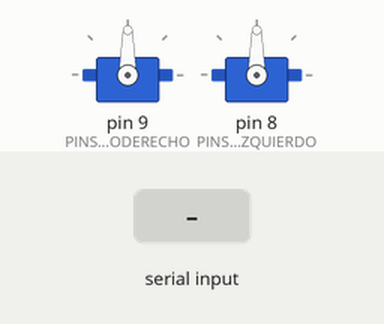
Simulated run of this sketch. Board: Arduino Uno, built with avr-gcc and run on an emulated ATmega328P. Shown: 2 × servo. Inputs (shaded band) come from the test bench.

Above: at 1.2 s.
1.3 s: "w" received over Serial
At 2.4 s:
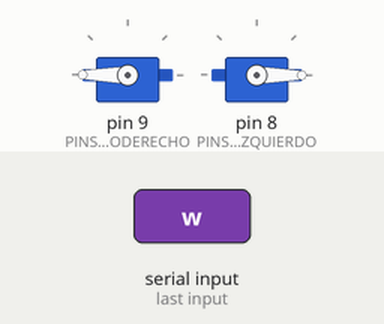
2.8 s: "s" received over the second serial link
At 3.5 s:
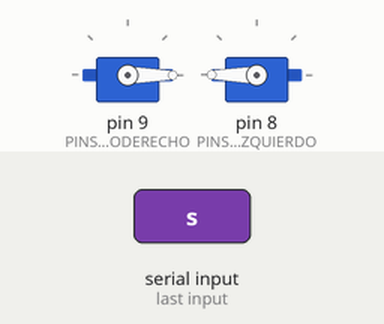
4.3 s: "a" received over Serial
At 4.7 s:
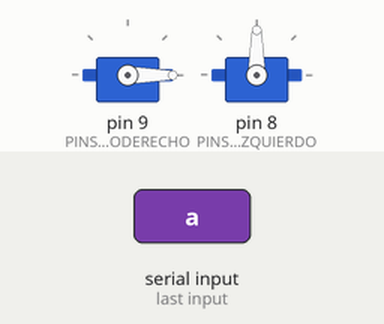
5.8 s: "d" received over the second serial link
At 7.0 s:
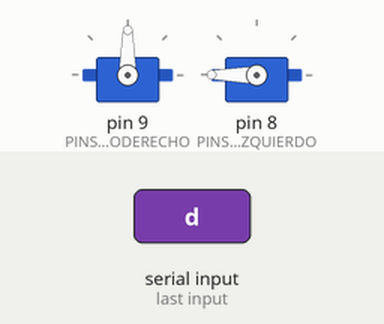
7.3 s: "w" received over the second serial link
At 8.1 s:
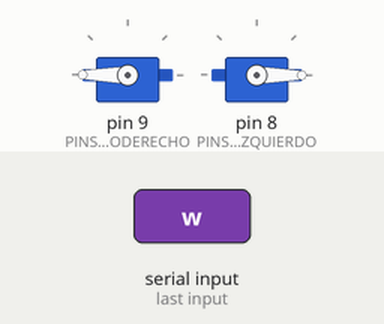
8.8 s: "a" received over the second serial link
At 9.3 s:
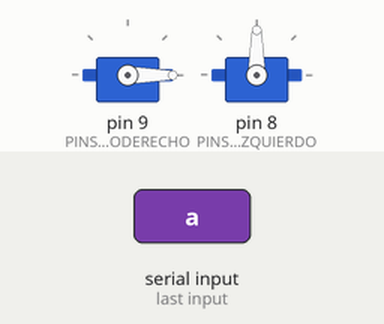
Timing chart, 0 to 11.3 s (numbered marks = the images above; inputs shaded):
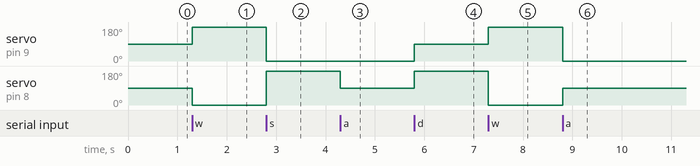

The sketch:

Laboratorio_2.ino
```cpp
//Este laboratorio consiste en la programacion para controlar los servos de forma que se pueda manejar por medio del teclado y el bluetooth.
//Este laboratorio fue elaborado por Johan Alexander Piedrahita y Juan Jose Nontoa.
#include <Servo.h>
#include <SoftwareSerial.h>

#define PINSERVODERECHO 9 //pin del servo derecho como 9
#define PINSERVOIZQUIERDO 8 //pin del servo derecho como 8
#define PinTX_BT 3 //Pin del Tx del Bluetooth
#define PinRX_BT 2 //Pin del Rx del Bluetooth


SoftwareSerial Bt(PinRX_BT, PinTX_BT); //Conexión del Bluetooth al Arduino
Servo ServoDerecho; // Declaración de los Servos
Servo ServoIzquierdo;

char tecla; // Variable que almacena las órdenes del teclado


void setup()
{
 ServoDerecho.attach(PINSERVODERECHO); // Conexión de los Servos al Arduino
 ServoIzquierdo.attach(PINSERVOIZQUIERDO);

 Serial.begin(9600);   // comunicacion de monitor serial a 9600 bps
 Bt.begin(9600);       // Comunicación del Bluetooth a 9600 bps

}

void loop()
{
if (Serial.available()>0) // Lectura del valor del Teclado
{
  tecla = Serial.read();
}
if(Bt.available()>0) // Lectura del valor puesto desde la aplicación
{
tecla=Bt.read();
}
  switch(tecla) // Movimiento según cada caso
  {
    case 'w': // Avanzar
    ServoIzquierdo.write(0);
    ServoDerecho.write(180);
    break;
     case 's': // Retroceder
    ServoIzquierdo.write(180);
    ServoDerecho.write(0);
    break;
    case 'a': // Girar a la izquierda
    ServoIzquierdo.write(90);
    ServoDerecho.write(0);
    break;
    case 'd': // Girar a la Derecha
    ServoIzquierdo.write(180);
    ServoDerecho.write(90);
    break;
    case 'r': // Detenerse
    ServoIzquierdo.write(90);
    ServoDerecho.write(90);
    break;
  }
  }
```

Measured:
- after the input at 1.3 s, servo on pin 9 (PINSERVODERECHO): 90° → 180° at once; servo on pin 8 (PINSERVOIZQUIERDO): 90° → 0° at once
- after the input at 2.8 s, servo on pin 9 (PINSERVODERECHO): 180° → 0° at once; servo on pin 8 (PINSERVOIZQUIERDO): 0° → 180° at once
- after the input at 4.3 s, servo on pin 8 (PINSERVOIZQUIERDO): 180° → 90° at once
- after the input at 5.8 s, servo on pin 9 (PINSERVODERECHO): 0° → 90° at once; servo on pin 8 (PINSERVOIZQUIERDO): 90° → 180° at once
- after the input at 7.3 s, servo on pin 9 (PINSERVODERECHO): 90° → 180° at once; servo on pin 8 (PINSERVOIZQUIERDO): 180° → 0° at once
- after the input at 8.8 s, servo on pin 9 (PINSERVODERECHO): 180° → 0° at once; servo on pin 8 (PINSERVOIZQUIERDO): 0° → 90° at once
